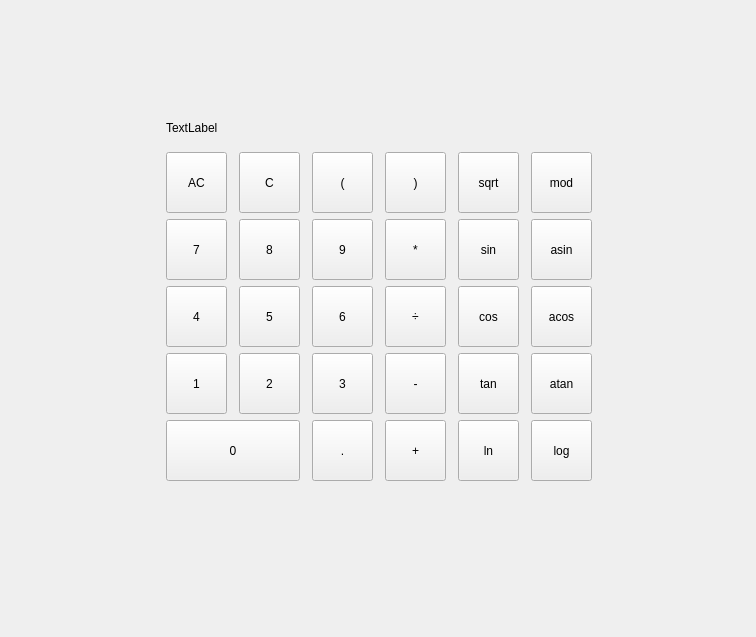
<?xml version="1.0" encoding="UTF-8"?>
<ui version="4.0">
 <class>MainWindow</class>
 <widget class="QMainWindow" name="MainWindow">
  <property name="geometry">
   <rect>
    <x>0</x>
    <y>0</y>
    <width>756</width>
    <height>637</height>
   </rect>
  </property>
  <property name="windowTitle">
   <string>MainWindow</string>
  </property>
  <widget class="QWidget" name="centralwidget">
   <widget class="QWidget" name="gridLayoutWidget">
    <property name="geometry">
     <rect>
      <x>160</x>
      <y>110</y>
      <width>444</width>
      <height>371</height>
     </rect>
    </property>
    <layout class="QGridLayout" name="gridLayout">
     <item row="2" column="2">
      <widget class="QPushButton" name="pushButton_OB">
       <property name="minimumSize">
        <size>
         <width>61</width>
         <height>61</height>
        </size>
       </property>
       <property name="maximumSize">
        <size>
         <width>61</width>
         <height>61</height>
        </size>
       </property>
       <property name="text">
        <string>(</string>
       </property>
      </widget>
     </item>
     <item row="4" column="0">
      <widget class="QPushButton" name="pushButton_4">
       <property name="minimumSize">
        <size>
         <width>61</width>
         <height>61</height>
        </size>
       </property>
       <property name="maximumSize">
        <size>
         <width>61</width>
         <height>61</height>
        </size>
       </property>
       <property name="text">
        <string>4</string>
       </property>
      </widget>
     </item>
     <item row="5" column="1">
      <widget class="QPushButton" name="pushButton_2">
       <property name="minimumSize">
        <size>
         <width>61</width>
         <height>61</height>
        </size>
       </property>
       <property name="maximumSize">
        <size>
         <width>61</width>
         <height>61</height>
        </size>
       </property>
       <property name="text">
        <string>2</string>
       </property>
      </widget>
     </item>
     <item row="6" column="2">
      <widget class="QPushButton" name="pushButton_dot">
       <property name="minimumSize">
        <size>
         <width>61</width>
         <height>61</height>
        </size>
       </property>
       <property name="maximumSize">
        <size>
         <width>61</width>
         <height>61</height>
        </size>
       </property>
       <property name="text">
        <string>.</string>
       </property>
      </widget>
     </item>
     <item row="3" column="2">
      <widget class="QPushButton" name="pushButton_9">
       <property name="minimumSize">
        <size>
         <width>61</width>
         <height>61</height>
        </size>
       </property>
       <property name="maximumSize">
        <size>
         <width>61</width>
         <height>61</height>
        </size>
       </property>
       <property name="text">
        <string>9</string>
       </property>
      </widget>
     </item>
     <item row="5" column="2">
      <widget class="QPushButton" name="pushButton_3">
       <property name="minimumSize">
        <size>
         <width>61</width>
         <height>61</height>
        </size>
       </property>
       <property name="maximumSize">
        <size>
         <width>61</width>
         <height>61</height>
        </size>
       </property>
       <property name="text">
        <string>3</string>
       </property>
      </widget>
     </item>
     <item row="2" column="0">
      <widget class="QPushButton" name="pushButton_clear">
       <property name="minimumSize">
        <size>
         <width>61</width>
         <height>61</height>
        </size>
       </property>
       <property name="maximumSize">
        <size>
         <width>61</width>
         <height>61</height>
        </size>
       </property>
       <property name="text">
        <string>AC</string>
       </property>
      </widget>
     </item>
     <item row="3" column="3">
      <widget class="QPushButton" name="pushButton_mul">
       <property name="minimumSize">
        <size>
         <width>61</width>
         <height>61</height>
        </size>
       </property>
       <property name="maximumSize">
        <size>
         <width>61</width>
         <height>61</height>
        </size>
       </property>
       <property name="text">
        <string>*</string>
       </property>
      </widget>
     </item>
     <item row="5" column="3">
      <widget class="QPushButton" name="pushButton_min">
       <property name="minimumSize">
        <size>
         <width>61</width>
         <height>61</height>
        </size>
       </property>
       <property name="maximumSize">
        <size>
         <width>61</width>
         <height>61</height>
        </size>
       </property>
       <property name="text">
        <string>-</string>
       </property>
      </widget>
     </item>
     <item row="2" column="1">
      <widget class="QPushButton" name="pushButton_del">
       <property name="minimumSize">
        <size>
         <width>61</width>
         <height>61</height>
        </size>
       </property>
       <property name="maximumSize">
        <size>
         <width>61</width>
         <height>61</height>
        </size>
       </property>
       <property name="text">
        <string>C</string>
       </property>
      </widget>
     </item>
     <item row="5" column="0">
      <widget class="QPushButton" name="pushButton_1">
       <property name="minimumSize">
        <size>
         <width>61</width>
         <height>61</height>
        </size>
       </property>
       <property name="maximumSize">
        <size>
         <width>61</width>
         <height>61</height>
        </size>
       </property>
       <property name="text">
        <string>1</string>
       </property>
      </widget>
     </item>
     <item row="6" column="0" colspan="2">
      <widget class="QPushButton" name="pushButton_0">
       <property name="minimumSize">
        <size>
         <width>61</width>
         <height>61</height>
        </size>
       </property>
       <property name="maximumSize">
        <size>
         <width>200</width>
         <height>61</height>
        </size>
       </property>
       <property name="text">
        <string>0</string>
       </property>
      </widget>
     </item>
     <item row="6" column="3">
      <widget class="QPushButton" name="pushButton_plus">
       <property name="minimumSize">
        <size>
         <width>61</width>
         <height>61</height>
        </size>
       </property>
       <property name="maximumSize">
        <size>
         <width>61</width>
         <height>61</height>
        </size>
       </property>
       <property name="text">
        <string>+</string>
       </property>
      </widget>
     </item>
     <item row="4" column="1">
      <widget class="QPushButton" name="pushButton_5">
       <property name="minimumSize">
        <size>
         <width>61</width>
         <height>61</height>
        </size>
       </property>
       <property name="maximumSize">
        <size>
         <width>61</width>
         <height>61</height>
        </size>
       </property>
       <property name="text">
        <string>5</string>
       </property>
      </widget>
     </item>
     <item row="3" column="0">
      <widget class="QPushButton" name="pushButton_7">
       <property name="minimumSize">
        <size>
         <width>61</width>
         <height>61</height>
        </size>
       </property>
       <property name="maximumSize">
        <size>
         <width>61</width>
         <height>61</height>
        </size>
       </property>
       <property name="text">
        <string>7</string>
       </property>
      </widget>
     </item>
     <item row="4" column="2">
      <widget class="QPushButton" name="pushButton_6">
       <property name="minimumSize">
        <size>
         <width>61</width>
         <height>61</height>
        </size>
       </property>
       <property name="maximumSize">
        <size>
         <width>61</width>
         <height>61</height>
        </size>
       </property>
       <property name="text">
        <string>6</string>
       </property>
      </widget>
     </item>
     <item row="3" column="1">
      <widget class="QPushButton" name="pushButton_8">
       <property name="minimumSize">
        <size>
         <width>61</width>
         <height>61</height>
        </size>
       </property>
       <property name="maximumSize">
        <size>
         <width>61</width>
         <height>61</height>
        </size>
       </property>
       <property name="text">
        <string>8</string>
       </property>
      </widget>
     </item>
     <item row="4" column="3">
      <widget class="QPushButton" name="pushButton_div">
       <property name="minimumSize">
        <size>
         <width>61</width>
         <height>61</height>
        </size>
       </property>
       <property name="maximumSize">
        <size>
         <width>61</width>
         <height>61</height>
        </size>
       </property>
       <property name="text">
        <string>÷</string>
       </property>
      </widget>
     </item>
     <item row="6" column="4">
      <widget class="QPushButton" name="pushButton_ln">
       <property name="minimumSize">
        <size>
         <width>61</width>
         <height>61</height>
        </size>
       </property>
       <property name="maximumSize">
        <size>
         <width>61</width>
         <height>61</height>
        </size>
       </property>
       <property name="text">
        <string>ln</string>
       </property>
      </widget>
     </item>
     <item row="6" column="5">
      <widget class="QPushButton" name="pushButton_log">
       <property name="minimumSize">
        <size>
         <width>61</width>
         <height>61</height>
        </size>
       </property>
       <property name="maximumSize">
        <size>
         <width>61</width>
         <height>61</height>
        </size>
       </property>
       <property name="text">
        <string>log</string>
       </property>
      </widget>
     </item>
     <item row="5" column="4">
      <widget class="QPushButton" name="pushButton_tan">
       <property name="minimumSize">
        <size>
         <width>61</width>
         <height>61</height>
        </size>
       </property>
       <property name="maximumSize">
        <size>
         <width>61</width>
         <height>61</height>
        </size>
       </property>
       <property name="text">
        <string>tan</string>
       </property>
      </widget>
     </item>
     <item row="5" column="5">
      <widget class="QPushButton" name="pushButton_atan">
       <property name="minimumSize">
        <size>
         <width>61</width>
         <height>61</height>
        </size>
       </property>
       <property name="maximumSize">
        <size>
         <width>61</width>
         <height>61</height>
        </size>
       </property>
       <property name="text">
        <string>atan</string>
       </property>
      </widget>
     </item>
     <item row="4" column="4">
      <widget class="QPushButton" name="pushButton_cos">
       <property name="minimumSize">
        <size>
         <width>61</width>
         <height>61</height>
        </size>
       </property>
       <property name="maximumSize">
        <size>
         <width>61</width>
         <height>61</height>
        </size>
       </property>
       <property name="text">
        <string>cos</string>
       </property>
      </widget>
     </item>
     <item row="4" column="5">
      <widget class="QPushButton" name="pushButton_acos">
       <property name="minimumSize">
        <size>
         <width>61</width>
         <height>61</height>
        </size>
       </property>
       <property name="maximumSize">
        <size>
         <width>61</width>
         <height>61</height>
        </size>
       </property>
       <property name="text">
        <string>acos</string>
       </property>
      </widget>
     </item>
     <item row="3" column="4">
      <widget class="QPushButton" name="pushButton_sin">
       <property name="minimumSize">
        <size>
         <width>61</width>
         <height>61</height>
        </size>
       </property>
       <property name="maximumSize">
        <size>
         <width>61</width>
         <height>61</height>
        </size>
       </property>
       <property name="text">
        <string>sin</string>
       </property>
      </widget>
     </item>
     <item row="3" column="5">
      <widget class="QPushButton" name="pushButton_asin">
       <property name="minimumSize">
        <size>
         <width>61</width>
         <height>61</height>
        </size>
       </property>
       <property name="maximumSize">
        <size>
         <width>61</width>
         <height>61</height>
        </size>
       </property>
       <property name="text">
        <string>asin</string>
       </property>
      </widget>
     </item>
     <item row="2" column="4">
      <widget class="QPushButton" name="pushButton_sqrt">
       <property name="minimumSize">
        <size>
         <width>61</width>
         <height>61</height>
        </size>
       </property>
       <property name="maximumSize">
        <size>
         <width>61</width>
         <height>61</height>
        </size>
       </property>
       <property name="text">
        <string>sqrt</string>
       </property>
      </widget>
     </item>
     <item row="2" column="5">
      <widget class="QPushButton" name="pushButton_mod">
       <property name="minimumSize">
        <size>
         <width>61</width>
         <height>61</height>
        </size>
       </property>
       <property name="maximumSize">
        <size>
         <width>61</width>
         <height>61</height>
        </size>
       </property>
       <property name="text">
        <string>mod</string>
       </property>
      </widget>
     </item>
     <item row="2" column="3">
      <widget class="QPushButton" name="pushButton_CB">
       <property name="minimumSize">
        <size>
         <width>61</width>
         <height>61</height>
        </size>
       </property>
       <property name="maximumSize">
        <size>
         <width>61</width>
         <height>61</height>
        </size>
       </property>
       <property name="text">
        <string>)</string>
       </property>
      </widget>
     </item>
     <item row="0" column="0" colspan="6">
      <widget class="QLabel" name="label">
       <property name="text">
        <string>TextLabel</string>
       </property>
      </widget>
     </item>
    </layout>
   </widget>
  </widget>
 </widget>
 <resources/>
 <connections/>
</ui>
